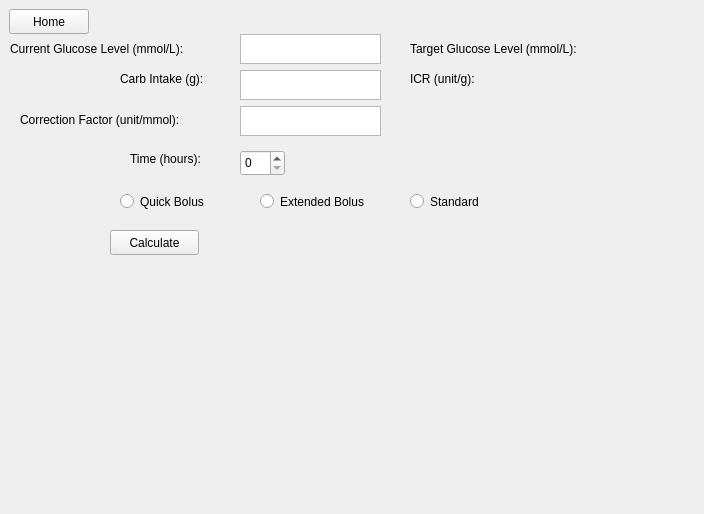
<?xml version="1.0" encoding="UTF-8"?>
<ui version="4.0">
 <class>BolusWindow</class>
 <widget class="QWidget" name="BolusWindow">
  <property name="geometry">
   <rect>
    <x>0</x>
    <y>0</y>
    <width>704</width>
    <height>514</height>
   </rect>
  </property>
  <property name="windowTitle">
   <string>Bolus Window</string>
  </property>
  <widget class="QPushButton" name="homeButton">
   <property name="geometry">
    <rect>
     <x>9</x>
     <y>9</y>
     <width>80</width>
     <height>25</height>
    </rect>
   </property>
   <property name="text">
    <string>Home</string>
   </property>
  </widget>
  <widget class="QLabel" name="label_1">
   <property name="geometry">
    <rect>
     <x>10</x>
     <y>40</y>
     <width>211</width>
     <height>17</height>
    </rect>
   </property>
   <property name="text">
    <string>Current Glucose Level (mmol/L):</string>
   </property>
  </widget>
  <widget class="QTextEdit" name="glucoseLevel">
   <property name="geometry">
    <rect>
     <x>240</x>
     <y>34</y>
     <width>141</width>
     <height>30</height>
    </rect>
   </property>
  </widget>
  <widget class="QLabel" name="label_2">
   <property name="geometry">
    <rect>
     <x>120</x>
     <y>70</y>
     <width>101</width>
     <height>17</height>
    </rect>
   </property>
   <property name="text">
    <string>Carb Intake (g):</string>
   </property>
  </widget>
  <widget class="QTextEdit" name="carbIntake">
   <property name="geometry">
    <rect>
     <x>240</x>
     <y>70</y>
     <width>141</width>
     <height>30</height>
    </rect>
   </property>
  </widget>
  <widget class="QLabel" name="label_3">
   <property name="geometry">
    <rect>
     <x>20</x>
     <y>110</y>
     <width>201</width>
     <height>20</height>
    </rect>
   </property>
   <property name="text">
    <string>Correction Factor (unit/mmol):</string>
   </property>
  </widget>
  <widget class="QTextEdit" name="correctionFactor">
   <property name="geometry">
    <rect>
     <x>240</x>
     <y>106</y>
     <width>141</width>
     <height>30</height>
    </rect>
   </property>
  </widget>
  <widget class="QLabel" name="resultLabel">
   <property name="geometry">
    <rect>
     <x>110</x>
     <y>270</y>
     <width>491</width>
     <height>17</height>
    </rect>
   </property>
   <property name="text">
    <string/>
   </property>
  </widget>
  <widget class="QPushButton" name="calculateButton">
   <property name="geometry">
    <rect>
     <x>110</x>
     <y>230</y>
     <width>89</width>
     <height>25</height>
    </rect>
   </property>
   <property name="text">
    <string>Calculate</string>
   </property>
  </widget>
  <widget class="QLabel" name="result">
   <property name="geometry">
    <rect>
     <x>110</x>
     <y>260</y>
     <width>481</width>
     <height>91</height>
    </rect>
   </property>
   <property name="text">
    <string/>
   </property>
  </widget>
  <widget class="QWidget" name="widget" native="true">
   <property name="geometry">
    <rect>
     <x>110</x>
     <y>190</y>
     <width>491</width>
     <height>31</height>
    </rect>
   </property>
   <widget class="QRadioButton" name="extendedBolus">
    <property name="geometry">
     <rect>
      <x>150</x>
      <y>0</y>
      <width>127</width>
      <height>23</height>
     </rect>
    </property>
    <property name="text">
     <string>Extended Bolus</string>
    </property>
   </widget>
   <widget class="QRadioButton" name="quickBolus">
    <property name="geometry">
     <rect>
      <x>10</x>
      <y>0</y>
      <width>102</width>
      <height>23</height>
     </rect>
    </property>
    <property name="text">
     <string>Quick Bolus</string>
    </property>
   </widget>
   <widget class="QRadioButton" name="standardBolus">
    <property name="geometry">
     <rect>
      <x>300</x>
      <y>0</y>
      <width>106</width>
      <height>23</height>
     </rect>
    </property>
    <property name="text">
     <string>Standard</string>
    </property>
   </widget>
  </widget>
  <widget class="QLabel" name="label">
   <property name="geometry">
    <rect>
     <x>410</x>
     <y>40</y>
     <width>211</width>
     <height>17</height>
    </rect>
   </property>
   <property name="text">
    <string>Target Glucose Level (mmol/L):</string>
   </property>
  </widget>
  <widget class="QLabel" name="label_4">
   <property name="geometry">
    <rect>
     <x>410</x>
     <y>70</y>
     <width>91</width>
     <height>17</height>
    </rect>
   </property>
   <property name="text">
    <string>ICR (unit/g):</string>
   </property>
  </widget>
  <widget class="QLabel" name="targetBGLabel">
   <property name="geometry">
    <rect>
     <x>630</x>
     <y>40</y>
     <width>62</width>
     <height>17</height>
    </rect>
   </property>
   <property name="text">
    <string/>
   </property>
  </widget>
  <widget class="QLabel" name="carbRatioLabel">
   <property name="geometry">
    <rect>
     <x>630</x>
     <y>60</y>
     <width>62</width>
     <height>17</height>
    </rect>
   </property>
   <property name="text">
    <string/>
   </property>
  </widget>
  <widget class="QSpinBox" name="extendedTimeInput">
   <property name="geometry">
    <rect>
     <x>240</x>
     <y>150</y>
     <width>45</width>
     <height>26</height>
    </rect>
   </property>
  </widget>
  <widget class="QLabel" name="label_5">
   <property name="geometry">
    <rect>
     <x>130</x>
     <y>150</y>
     <width>91</width>
     <height>17</height>
    </rect>
   </property>
   <property name="text">
    <string>Time (hours):</string>
   </property>
  </widget>
 </widget>
 <resources/>
 <connections/>
</ui>
